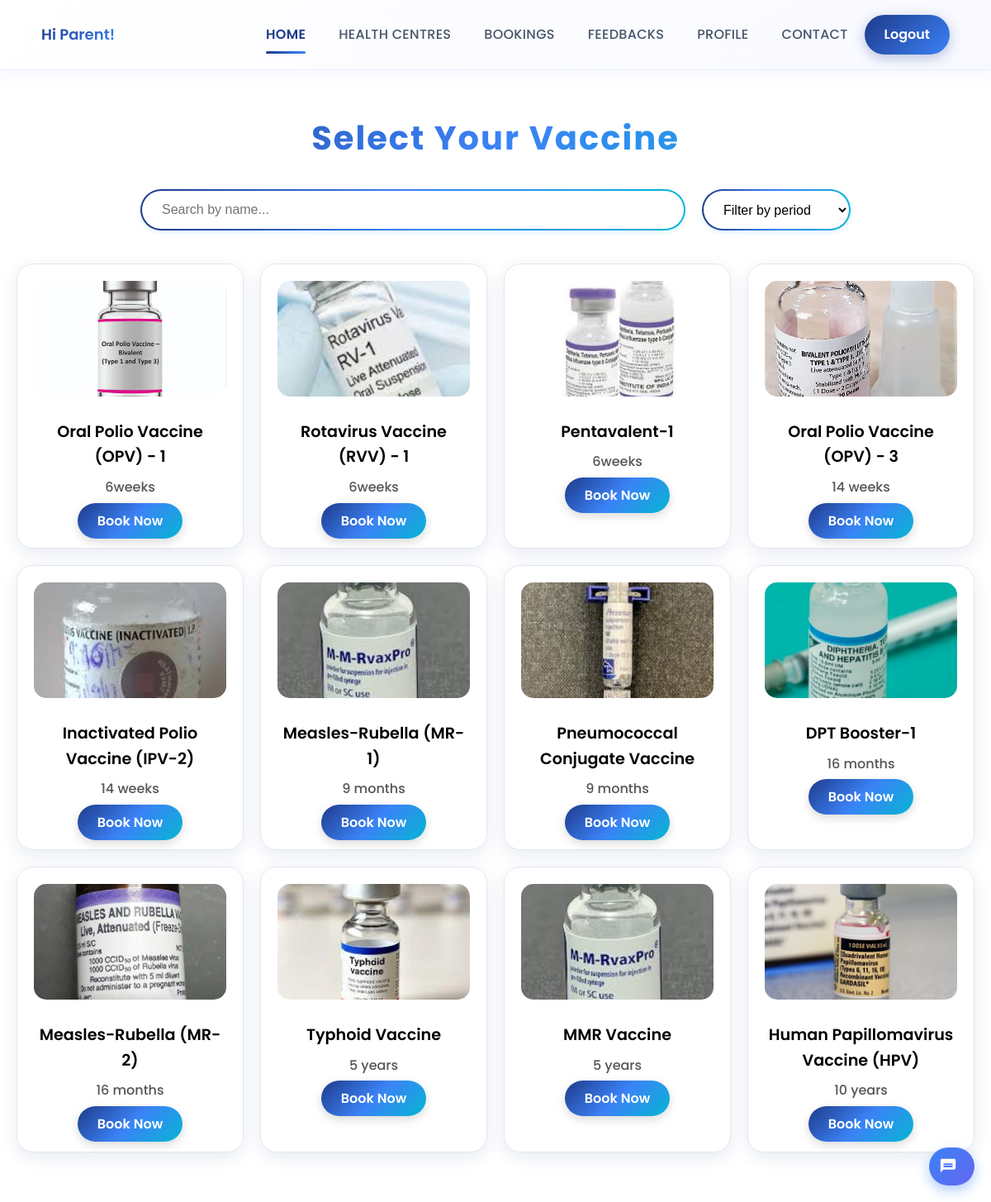
Page /parent/dashboard.php on the committed database.
### tables this page shows
CREATE TABLE IF NOT EXISTS `vaccine` (
  `vid` int NOT NULL AUTO_INCREMENT,
  `vname` varchar(70) NOT NULL,
  `vimage` varchar(150) NOT NULL,
  `period` varchar(20) NOT NULL,
  PRIMARY KEY (`vid`)
);

### classes/DataAccess.class.php (called while the page is built, shortened)
<?php
class DataAccess
{
	private $_con,$_query,$_errors;
	public function __construct()
	{
		if(!$this->_con=mysqli_connect(DB_HOST,DB_USER,DB_PASSWORD,DB_NAME))
		{
			die("connection Error");
		}
	}
	public function query($query)
	{
		if(isset($query))
		{
			$words=explode(' ',$query);
			$this->_query=$query;
			$res=mysqli_query($this->_con,$this->_query);
			if($words[0]=='select' || $words[0]=='Select' || $words[0]=='SELECT')
			{
				if(mysqli_num_rows($res))
				{
					$dataArr=array();
					while($row=mysqli_fetch_assoc($res))
					{
						$dataArr[] = $row;
					}
					return $dataArr;
				}
				else
				{
					return false;
				}
			}
		}
	}
}
?>

### parent/dashboard.php (the view, shortened to what this page needs)
<?php
$dao = new DataAccess();
include('header.php');
?>
<!DOCTYPE html>
<html lang="en">
<head>
</head>
<body>
  <div class="page-title">Select Your Vaccine</div>
  <div class="filter-container">
    <input type="text" id="search" placeholder="Search by name..." oninput="filterVaccines()" aria-label="Search vaccines by name" />
    <select id="periodFilter" onchange="filterVaccines()" aria-label="Filter vaccines by period">
      <option value="">Filter by period</option>
    </select>
  </div>
  <div class="vaccine-grid" id="vaccineGrid">
    <?php
    $sql = "SELECT vid, vname, vimage, period FROM vaccine";
    $result = $dao->query($sql);
    if ($result) {
      foreach ($result as $vaccine) {
        $vname = htmlspecialchars($vaccine['vname']);
        $vimage = htmlspecialchars($vaccine['vimage']);
        $period = htmlspecialchars($vaccine['period']);
        $vid = urlencode($vaccine['vid']);
        echo "
          <div class='vaccine-card'>
            <img class='vaccine-image' src='../uploads/{$vimage}' alt='{$vname}'>
            <h6>{$vname}</h6>
            <p>{$period}</p>
            <a class='book-btn' href='schedule.php?vid={$vid}'>Book Now</a>
          </div>
        ";
      }
    } else {
      echo "<p style='text-align:center; color:#666; font-size:1.2rem;'>No vaccines found.</p>";
    }
    ?>
  </div>
</body>
</html>
<?php include 'fd.php'; ?>

### parent/assets/css/modern-theme.css (style rules this page uses)
:root { --primary-gradient: linear-gradient(135deg, #1e3a8a 0%, #3b82f6 100%); --secondary-gradient: linear-gradient(135deg, #0ea5e9 0%, #06b6d4 100%); --blue-gradient: linear-gradient(135deg, #3b82f6 0%, #06b6d4 100%); --light-blue-gradient: linear-gradient(135deg, #dbeafe 0%, #e0f2fe 100%); --accent-gradient: linear-gradient(135deg, #60a5fa 0%, #38bdf8 100%); --primary-color: #1e3a8a; --secondary-color: #3b82f6; --accent-color: #06b6d4; --text-dark: #2d3748; --text-light: #718096; --bg-light: #f7fafc; --card-bg: #ffffff; --shadow-sm: 0 2px 8px rgba(0, 0, 0, 0.05); --shadow-md: 0 4px 16px rgba(0, 0, 0, 0.08); --shadow-lg: 0 8px 24px rgba(0, 0, 0, 0.12); --shadow-xl: 0 12px 32px rgba(0, 0, 0, 0.15); --radius-sm: 8px; --radius-md: 12px; --radius-lg: 16px; --radius-xl: 20px; }
* { box-sizing: border-box; }
body { font-family: 'Poppins', 'Segoe UI', Tahoma, Geneva, Verdana, sans-serif; background: linear-gradient(135deg, #f5f7fa 0%, #c3cfe2 100%); background-attachment: fixed; color: var(--text-dark); line-height: 1.6; }
html { scroll-behavior: smooth; }

### parent/header.php (style rules this page uses)
* { margin: 0; padding: 0; box-sizing: border-box; }
body { font-family: 'Poppins', sans-serif; background: linear-gradient(135deg, #f5f7fa 0%, #e8eef5 100%); background-attachment: fixed; }

### parent/dashboard.php (style rules this page uses)
body { background: #ffffff; font-family: 'Poppins', sans-serif; color: #1a1a1a; margin: 0; padding: 0; line-height: 1.6; }
.page-title { text-align: center; font-size: 2.5rem; font-weight: 700; margin: 50px 0 30px; letter-spacing: 0.05em; background: linear-gradient(135deg, #1e3a8a, #3b82f6, #06b6d4); -webkit-background-clip: text; -webkit-text-fill-color: transparent; background-clip: text; animation: fadeInUp 0.6s ease-out; }
.filter-container { display: flex; justify-content: center; gap: 20px; flex-wrap: wrap; margin-bottom: 40px; padding: 0 20px; max-width: 900px; margin-left: auto; margin-right: auto; }
.filter-container input[type="text"] { flex: 1 1 60%; padding: 14px 24px; font-size: 1rem; border-radius: 50px; border: 2px solid transparent; background-color: #fff; font-weight: 500; outline: none; box-shadow: 0 2px 6px rgba(6, 182, 212, 0.15); background-image: linear-gradient(white, white), linear-gradient(90deg, #1e3a8a, #3b82f6, #06b6d4); background-origin: border-box; background-clip: padding-box, border-box; }
.filter-container select { flex: 0 0 180px; padding: 12px 20px; font-size: 1rem; border-radius: 50px; border: 2px solid transparent; background-color: #fff; font-weight: 500; outline: none; box-shadow: 0 2px 6px rgba(6, 182, 212, 0.15); background-image: linear-gradient(white, white), linear-gradient(90deg, #1e3a8a, #3b82f6, #06b6d4); background-origin: padding-box, border-box; background-clip: padding-box, border-box; transition: 0.3s; }
.vaccine-grid { display: grid; grid-template-columns: repeat(4, 1fr); gap: 20px; padding: 0 20px 60px; max-width: 1200px; margin: 0 auto; }
.vaccine-card { background: #ffffff; border-radius: 20px; padding: 20px; text-align: center; color: #000; box-shadow: 0 6px 20px rgba(30, 58, 138, 0.1); transition: all 0.4s cubic-bezier(0.4, 0, 0.2, 1); border: 1px solid #e2e8f0; opacity: 0; animation: cardFadeIn 0.6s ease-out forwards; }
.vaccine-card:nth-child(1) { animation-delay: 0.1s; }
.vaccine-card:nth-child(2) { animation-delay: 0.2s; }
.vaccine-card:nth-child(3) { animation-delay: 0.3s; }
.vaccine-card:nth-child(4) { animation-delay: 0.4s; }
.vaccine-card:nth-child(5) { animation-delay: 0.5s; }
.vaccine-card:nth-child(6) { animation-delay: 0.6s; }
.vaccine-card:nth-child(7) { animation-delay: 0.7s; }
.vaccine-card:nth-child(8) { animation-delay: 0.8s; }
.vaccine-image { width: 100%; height: 140px; object-fit: cover; border-radius: 15px; margin-bottom: 15px; }
.vaccine-card h6 { font-size: 1.2rem; font-weight: 600; margin: 5px 0 8px; color: #000; }
.vaccine-card p { font-size: 1rem; margin: 0 0 15px; font-weight: 500; color: #555; }
.book-btn { background: linear-gradient(135deg, #1e3a8a, #3b82f6, #06b6d4); color: #fff; padding: 10px 24px; font-size: 1rem; font-weight: 600; border-radius: 30px; text-decoration: none; transition: transform 0.3s ease, box-shadow 0.3s ease; box-shadow: 0 4px 12px rgba(0, 0, 0, 0.15); }

### rows in the picture
vaccine: vimage (picture), vname "Oral Polio Vaccine (OPV) - 1", period "6weeks"
vaccine: vimage (picture), vname "Rotavirus Vaccine (RVV) - 1", period "6weeks"
vaccine: vimage (picture), vname "Pentavalent-1", period "6weeks"
vaccine: vimage (picture), vname "Oral Polio Vaccine (OPV) - 3", period "14 weeks"
vaccine: vimage (picture), vname "Inactivated Polio Vaccine (IPV-2)", period "14 weeks"
vaccine: vimage (picture), vname "Measles-Rubella (MR-1)", period "9 months"
vaccine: vimage (picture), vname "Pneumococcal Conjugate Vaccine", period "9 months"
vaccine: vimage (picture), vname "DPT Booster-1", period "16 months"
vaccine: vimage (picture), vname "Measles-Rubella (MR-2)", period "16 months"
vaccine: vimage (picture), vname "Typhoid Vaccine", period "5 years"
vaccine: vimage (picture), vname "MMR Vaccine", period "5 years"
vaccine: vimage (picture), vname "Human Papillomavirus Vaccine (HPV)", period "10 years"

### other values in the picture
$parentName "Parent"
